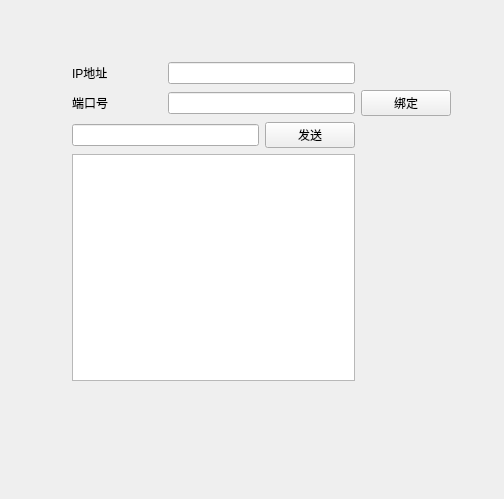
<?xml version="1.0" encoding="UTF-8"?>
<ui version="4.0">
 <class>Widget</class>
 <widget class="QWidget" name="Widget">
  <property name="geometry">
   <rect>
    <x>0</x>
    <y>0</y>
    <width>504</width>
    <height>499</height>
   </rect>
  </property>
  <property name="windowTitle">
   <string>Widget</string>
  </property>
  <widget class="QWidget" name="">
   <property name="geometry">
    <rect>
     <x>61</x>
     <y>51</y>
     <width>401</width>
     <height>341</height>
    </rect>
   </property>
   <layout class="QGridLayout" name="gridLayout">
    <item row="0" column="0">
     <widget class="QLabel" name="label">
      <property name="text">
       <string>IP地址</string>
      </property>
     </widget>
    </item>
    <item row="0" column="1" colspan="2">
     <widget class="QLineEdit" name="ipedit"/>
    </item>
    <item row="1" column="0">
     <widget class="QLabel" name="label_2">
      <property name="text">
       <string>端口号</string>
      </property>
     </widget>
    </item>
    <item row="1" column="1" colspan="2">
     <widget class="QLineEdit" name="portedit"/>
    </item>
    <item row="1" column="3">
     <widget class="QPushButton" name="bindbtn">
      <property name="text">
       <string>绑定</string>
      </property>
     </widget>
    </item>
    <item row="2" column="0" colspan="2">
     <widget class="QLineEdit" name="sendEdit"/>
    </item>
    <item row="2" column="2">
     <widget class="QPushButton" name="sendbtn">
      <property name="text">
       <string>发送</string>
      </property>
     </widget>
    </item>
    <item row="3" column="0" colspan="3">
     <widget class="QTextEdit" name="textEdit"/>
    </item>
   </layout>
  </widget>
 </widget>
 <layoutdefault spacing="6" margin="11"/>
 <resources/>
 <connections/>
</ui>
